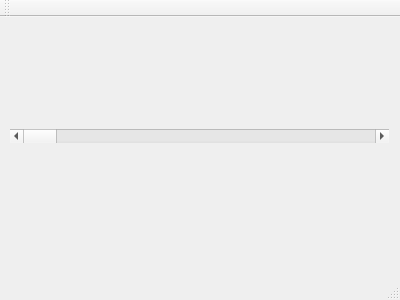
<?xml version="1.0" encoding="UTF-8"?>
<ui version="4.0">
 <class>MainWindow</class>
 <widget class="QMainWindow" name="MainWindow">
  <property name="geometry">
   <rect>
    <x>0</x>
    <y>0</y>
    <width>400</width>
    <height>300</height>
   </rect>
  </property>
  <property name="windowTitle">
   <string>MainWindow</string>
  </property>
  <widget class="QWidget" name="centralWidget">
   <widget class="QWidget" name="verticalLayoutWidget">
    <property name="geometry">
     <rect>
      <x>-1</x>
      <y>-1</y>
      <width>401</width>
      <height>241</height>
     </rect>
    </property>
    <layout class="QVBoxLayout" name="verticalLayout">
     <property name="sizeConstraint">
      <enum>QLayout::SetNoConstraint</enum>
     </property>
     <item>
      <widget class="QScrollBar" name="horizontalScrollBar">
       <property name="sizePolicy">
        <sizepolicy hsizetype="Expanding" vsizetype="Fixed">
         <horstretch>0</horstretch>
         <verstretch>0</verstretch>
        </sizepolicy>
       </property>
       <property name="orientation">
        <enum>Qt::Horizontal</enum>
       </property>
      </widget>
     </item>
    </layout>
   </widget>
  </widget>
  <widget class="QMenuBar" name="menuBar">
   <property name="geometry">
    <rect>
     <x>0</x>
     <y>0</y>
     <width>400</width>
     <height>25</height>
    </rect>
   </property>
  </widget>
  <widget class="QToolBar" name="mainToolBar">
   <attribute name="toolBarArea">
    <enum>TopToolBarArea</enum>
   </attribute>
   <attribute name="toolBarBreak">
    <bool>false</bool>
   </attribute>
  </widget>
  <widget class="QStatusBar" name="statusBar"/>
 </widget>
 <layoutdefault spacing="6" margin="11"/>
 <resources/>
 <connections/>
</ui>
